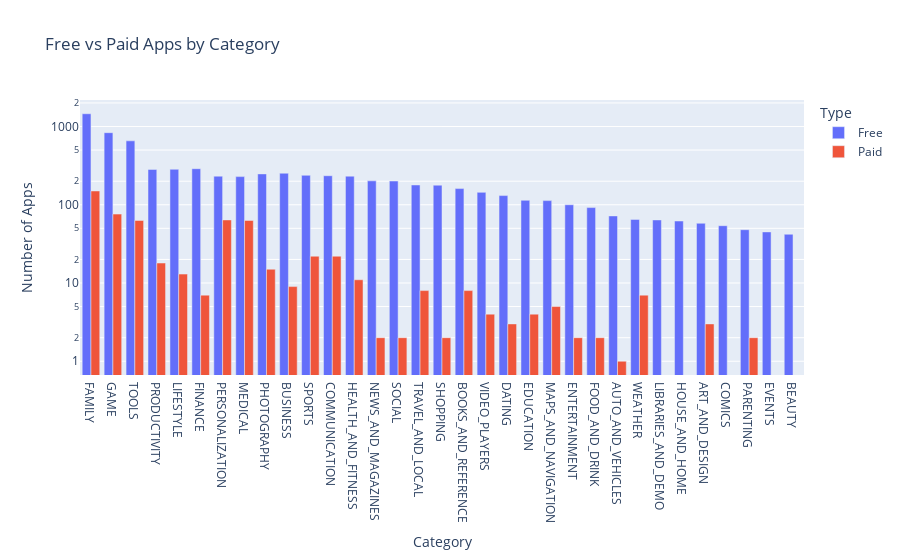

Notebook code cell kept with this figure:
### Markdown cell above
**Challenge**: Use the plotly express bar [chart examples](https://plotly.com/python/bar-charts/#bar-chart-with-sorted-or-ordered-categories) and the [.bar() API reference](https://plotly.com/python-api-reference/generated/plotly.express.bar.html#plotly.express.bar) to create this bar chart: 

<img src=https://imgur.com/LE0XCxA.png>

You'll want to use the `df_free_vs_paid` DataFrame that you created above that has the total number of free and paid apps per category. 

See if you can figure out how to get the look above by changing the `categoryorder` to 'total descending' as outlined in the documentation here [here](https://plotly.com/python/categorical-axes/#automatically-sorting-categories-by-name-or-total-value).

### Code cell
g_bar = px.bar(df_free_vs_paid,
               x="Category",
               y='App',
               title="Free vs Paid Apps by Category",
               color="Type",
               barmode='group'    
)

g_bar.update_layout(xaxis_title="Category",
                    yaxis_title="Number of Apps",
                    xaxis={'categoryorder':'total descending'},
                    yaxis=dict(type='log')
                    )

g_bar.show()

### Figure 1 — Plotly figure (JSON) as saved in the notebook; plotly's stock layout.template omitted (floating-point values rounded to 4 significant figures)
{"data": [{"alignmentgroup": "True", "hovertemplate": "Type=Free<br>Category=%{x}<br>App=%{y}<extra></extra>", "legendgroup": "Free", "marker": {"color": "#636efa", "pattern": {"shape": ""}}, "name": "Free", "offsetgroup": "Free", "orientation": "v", "showlegend": true, "textposition": "auto", "type": "bar", "x": ["ART_AND_DESIGN", "AUTO_AND_VEHICLES", "BEAUTY", "BOOKS_AND_REFERENCE", "BUSINESS", "COMICS", "COMMUNICATION", "DATING", "EDUCATION", "ENTERTAINMENT", "EVENTS", "FAMILY", "FINANCE", "FOOD_AND_DRINK", "GAME", "HEALTH_AND_FITNESS", "HOUSE_AND_HOME", "LIBRARIES_AND_DEMO", "LIFESTYLE", "MAPS_AND_NAVIGATION", "MEDICAL", "NEWS_AND_MAGAZINES", "PARENTING", "PERSONALIZATION", "PHOTOGRAPHY", "PRODUCTIVITY", "SHOPPING", "SOCIAL", "SPORTS", "TOOLS", "TRAVEL_AND_LOCAL", "VIDEO_PLAYERS", "WEATHER"], "xaxis": "x", "y": [58, 72, 42, 161, 253, 54, 235, 131, 114, 100, 45, 1456, 289, 92, 834, 232, 62, 64, 284, 113, 229, 202, 48, 232, 248, 283, 178, 201, 238, 656, 179, 144, 65], "yaxis": "y"}, {"alignmentgroup": "True", "hovertemplate": "Type=Paid<br>Category=%{x}<br>App=%{y}<extra></extra>", "legendgroup": "Paid", "marker": {"color": "#EF553B", "pattern": {"shape": ""}}, "name": "Paid", "offsetgroup": "Paid", "orientation": "v", "showlegend": true, "textposition": "auto", "type": "bar", "x": ["ART_AND_DESIGN", "AUTO_AND_VEHICLES", "BOOKS_AND_REFERENCE", "BUSINESS", "COMMUNICATION", "DATING", "EDUCATION", "ENTERTAINMENT", "FAMILY", "FINANCE", "FOOD_AND_DRINK", "GAME", "HEALTH_AND_FITNESS", "LIFESTYLE", "MAPS_AND_NAVIGATION", "MEDICAL", "NEWS_AND_MAGAZINES", "PARENTING", "PERSONALIZATION", "PHOTOGRAPHY", "PRODUCTIVITY", "SHOPPING", "SOCIAL", "SPORTS", "TOOLS", "TRAVEL_AND_LOCAL", "VIDEO_PLAYERS", "WEATHER"], "xaxis": "x", "y": [3, 1, 8, 9, 22, 3, 4, 2, 150, 7, 2, 76, 11, 13, 5, 63, 2, 2, 64, 15, 18, 2, 2, 22, 63, 8, 4, 7], "yaxis": "y"}], "layout": {"barmode": "group", "legend": {"title": {"text": "Type"}, "tracegroupgap": 0}, "title": {"text": "Free vs Paid Apps by Category"}, "xaxis": {"anchor": "y", "categoryorder": "total descending", "domain": [0, 1], "title": {"text": "Category"}}, "yaxis": {"anchor": "x", "domain": [0, 1], "title": {"text": "Number of Apps"}, "type": "log"}}}
